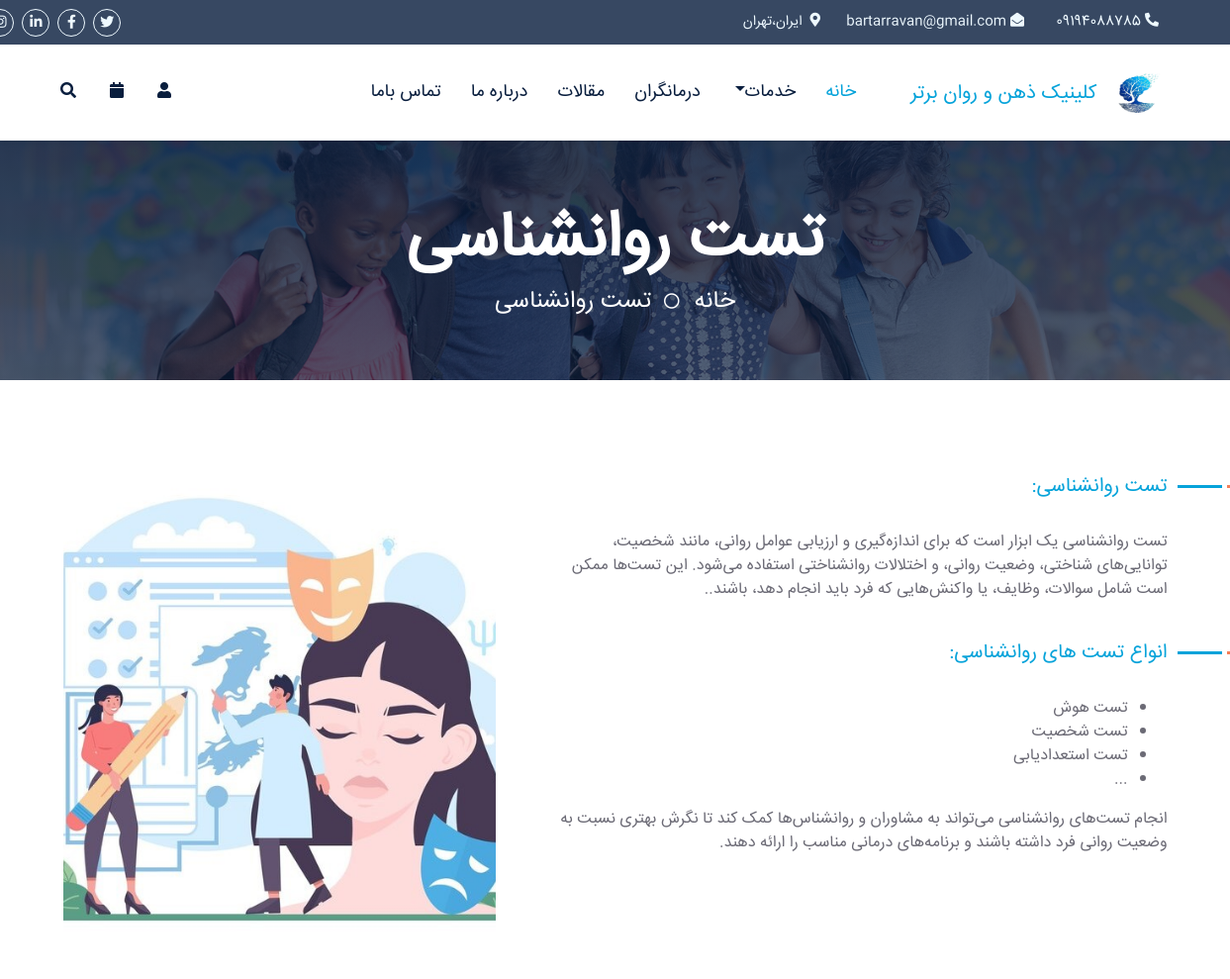
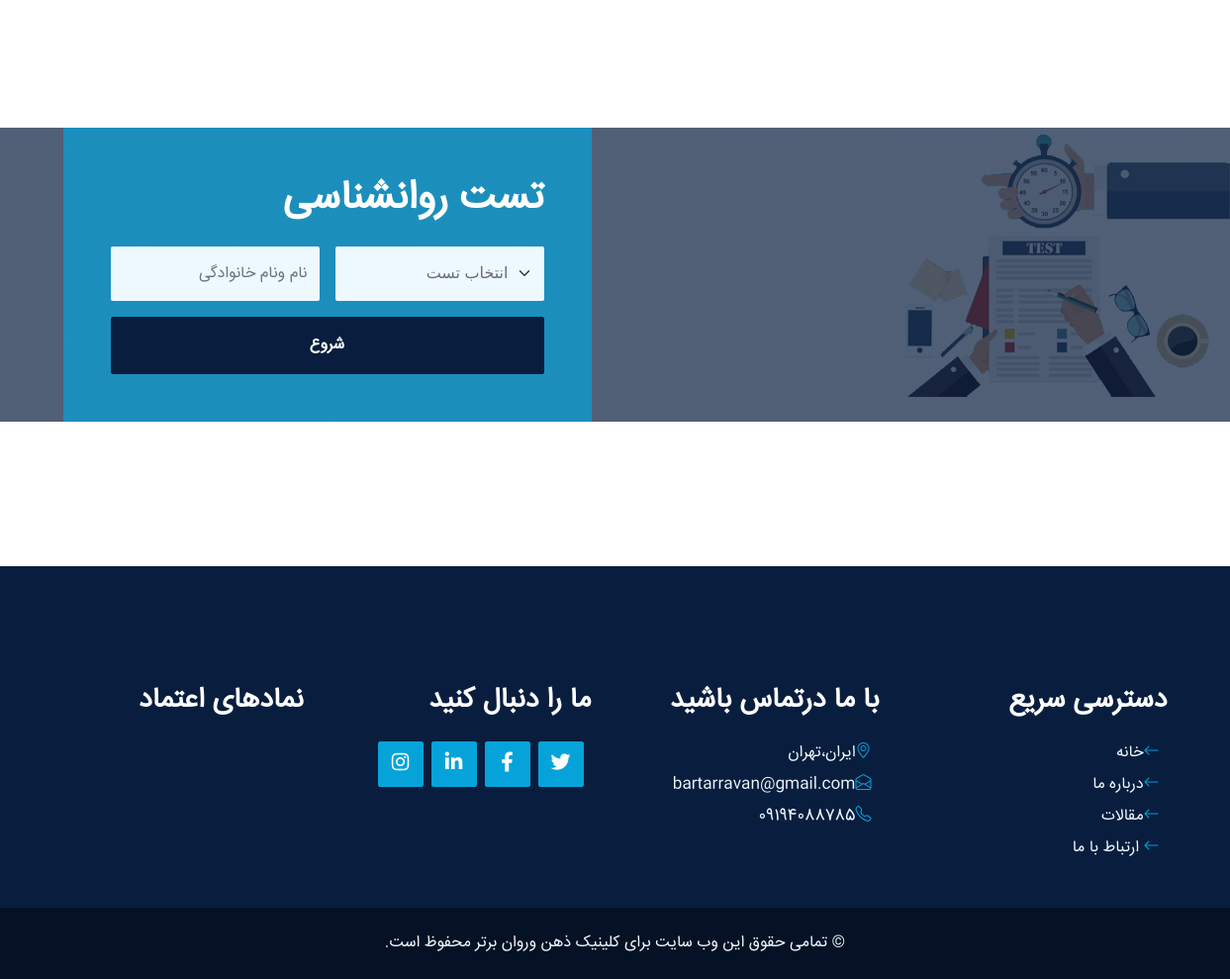
Page /test/ on the committed database (2 pictures, top to bottom).
### main_app/models.py (models this page shows, shortened)
class ClinicInfoClass(models.Model):
    name = models.CharField(max_length=50, verbose_name="نام کلینیک")
    address = models.TextField(verbose_name="آدرس")
    phoneNumber = models.CharField(max_length=20, verbose_name="شماره تلفن ثابت",null=True)
    mobileNumber = models.CharField(max_length=20, verbose_name="شماره موبایل")
    email = models.EmailField(verbose_name="ایمیل", blank=True, null=True)
    logo = models.ImageField(upload_to='clinic/logo/', verbose_name="لوگو", blank=True, null=True)
    latitude = models.DecimalField(max_digits=9, decimal_places=6, verbose_name="عرض جغرافیایی", blank=True, null=True)
    longitude = models.DecimalField(max_digits=9, decimal_places=6, verbose_name="طول جغرافیایی", blank=True, null=True)
    instagram = models.URLField(verbose_name="لینک اینستاگرام", blank=True, null=True)
    youtube = models.URLField(verbose_name="لینک یوتیوب", blank=True, null=True)
    linkedin = models.URLField(verbose_name="لینک لینکدین", blank=True, null=True)
    facebook = models.URLField(verbose_name="لینک فیسبوک", blank=True, null=True)
    twitter = models.URLField(verbose_name="لینک توییتر", blank=True, null=True)

class staticcontentClass (models.Model):
    key=models.CharField(max_length=15,verbose_name="کلید")
    txt=RichTextField(verbose_name="متن")
    title=models.CharField(max_length=100,null=True,verbose_name="عنوان")
    class Meta:
        verbose_name = "متن ثابت"
        verbose_name_plural = "متون ثابت"

class staticphotoClass (models.Model):
    key=models.CharField(max_length=15,verbose_name="کلید")
    img=models.ImageField(upload_to="photo",verbose_name="تصویر")
    title=models.CharField(max_length=100,null=True,verbose_name="عنوان")

### main_app/views.py (the view)
# urls.py: path('test/', test),
def test(request):
    stc=staticcontentClass.objects.filter(key='test')
    stp=staticphotoClass.objects.filter(key='test')
    cinfo=ClinicInfoClass.objects.all()
    if request.user.is_authenticated:
        reservation = reservationClass.objects.filter(user=request.user, status='cart')
        order=orderClass.objects.filter(user=request.user, status='cart').first()
    else:
        reservation = None
        order=None
    return render(request,'main_app/test.html',context={"cnt":stc,"ph":stp,"cinfo":cinfo,"reservation":reservation,"order":order})

### main_app/templates/main_app/test.html (shortened to what this page needs)
{%extends "main_app/layout.html"%}
{% load static %}
{%block "titlepage"%}
تست روانشناسی
{%endblock%}
{%block "homepage"%}
خانه
{%endblock%}
{%block "titlepage2"%}
تست روانشناسی
{%endblock%}
{%block "content"%}
<div class="container-fluid py-5 wow fadeInUp" data-wow-delay="0.1s" style="direction: rtl;">
    <div class="container">
        <div class="row g-5">
            <div class="col-lg-7">
                <div class="section-title mb-4">
                    <h5 class="position-relative d-inline-block text-primary text-uppercase">  {{cnt.0.title|safe}}</h5>
                </div>
                <p class="mb-4"> {{cnt.0.txt|safe}} </p>
                <br/>
                <div class="section-title mb-4">
                <h5 class="position-relative d-inline-block text-primary text-uppercase">  {{cnt.1.title|safe}} </h5>
                </div>
                <p class="mb-4">
                    {{cnt.1.txt|safe}}
               </p>
            </div>
            <div class="col-lg-5" style="min-height: 500px;">
                <div class="position-relative h-100">
                    <img class="position-absolute w-100 h-100 rounded wow zoomIn" data-wow-delay="0.9s" src="{{ph.0.img.url}}" alt="روانشناسی" style="object-fit: cover;">
                </div>
            </div>
        </div>
    </div>
</div>
<div class="container-fluid bg-primary bg-appointment3 mb-5 wow fadeInUp" data-wow-delay="0.1s" style="margin-top: 90px; direction:rtl">
    <div class="container">
        <div class="row gx-5">
            <div class="col-lg-6 py-5">
                <div class="py-5">
                </div>
            </div>
            <div class="col-lg-6">
                <div class="appointment-form h-100 d-flex flex-column justify-content-center text-center p-5 wow zoomIn" data-wow-delay="0.6s">
                    <h1 class="text-white mb-4">تست روانشناسی</h1>
                    <form>
                        <div class="row g-3">
                            <div class="col-12 col-sm-6">
                                <select class="form-select bg-light border-0" style="height: 55px;">
                                    <option selected>انتخاب تست</option>
                                </select>
                            </div>
                            <div class="col-12 col-sm-6">
                                <input type="text" class="form-control bg-light border-0" placeholder="نام ونام خانوادگی" style="height: 55px;">
                            </div>
                            <div class="col-12">
                                <button class="btn btn-dark w-100 py-3" type="submit">شروع</button>
                            </div>
                        </div>
                    </form>
                </div>
            </div>
        </div>
    </div>
</div>
{%endblock%}

### main_app/templates/main_app/layout.html (shortened to what this page needs)
<!DOCTYPE html>
<html lang="en">
<head>
    {%load static%}
    <link href="https://cdnjs.cloudflare.com/ajax/libs/font-awesome/5.10.0/css/all.min.css" rel="stylesheet">
    <link href="https://cdn.jsdelivr.net/npm/bootstrap-icons@1.4.1/font/bootstrap-icons.css" rel="stylesheet">
    <link href="{%static 'main_app/'%}lib/owlcarousel/assets/owl.carousel.min.css" rel="stylesheet">
    <link href="{%static 'main_app/'%}lib/animate/animate.min.css" rel="stylesheet">
    <link href="{%static 'main_app/'%}lib/tempusdominus/css/tempusdominus-bootstrap-4.min.css" rel="stylesheet" />
    <link href="{%static 'main_app/'%}lib/twentytwenty/twentytwenty.css" rel="stylesheet" />
    <link href="{%static 'main_app/'%}css/bootstrap.min.css" rel="stylesheet">
    <link href="{%static 'main_app/'%}css/style.css" rel="stylesheet">
</head>
<body>
    <div class="container-fluid  px-5 d-none d-lg-block" style="font-family: myfont; background-color:#091e3ecf ">
        <div class="row gx-0" style="direction: rtl;">
            <div class="col-lg-8 text-center text-lg-start mb-2 mb-lg-0">
                <div class="d-inline-flex align-items-center" style="height: 45px; margin-left: 390px;">
                    {%for i in cinfo%}
                    <small class="me-3 text-light" style="width: 120px; text-align:right"><i class="fa fa-phone-alt me-2"></i>&nbsp;{{i.mobileNumber}}</small>
                    <small class="me-3 text-light" style="width: 190px; text-align:right"><i class="fa fa-envelope-open me-2"></i>&nbsp;{{i.email}}</small>
                    <small class="me-3 text-light" style="width: 400px; text-align:right"><i class="fa fa-map-marker-alt me-2"></i>&nbsp; {{i.address}}</small>
                </div>
            </div>
            <div class="col-lg-4 text-center text-lg-end" style="padding-right: 300px;">
                <div class="d-inline-flex align-items-center" style="height: 45px;">
                    <a class="btn btn-sm btn-outline-light btn-sm-square rounded-circle me-2" href="{{i.twitter}}"><i class="fab fa-twitter fw-normal"></i></a>
                    <a class="btn btn-sm btn-outline-light btn-sm-square rounded-circle me-2" href="{{i.facebook}}"><i class="fab fa-facebook-f fw-normal"></i></a>
                    <a class="btn btn-sm btn-outline-light btn-sm-square rounded-circle me-2" href="{{i.linkedin}}"><i class="fab fa-linkedin-in fw-normal"></i></a>
                    <a class="btn btn-sm btn-outline-light btn-sm-square rounded-circle me-2" href="{{i.instagram}}"><i class="fab fa-instagram fw-normal"></i></a>
                </div>
            </div>
        </div>
    </div>
   <nav class="navbar navbar-expand-lg bg-white navbar-light shadow-sm px-5 py-3 py-lg-0" style="direction: rtl;">
    <a href="index.html" class="navbar-brand p-0">
        <h5 class="m-0 text-primary">
            <img src="{{i.logo.url}}" alt="لوگوی کلینیک روانشناسی ذهن و روان برتر" width="65" height="40">
            کلینیک ذهن و روان برتر
        </h5>
        {%endfor%}
    </a>
    <div class="collapse navbar-collapse" id="navbarCollapse" style="margin-right: 40px;">
        <div class="navbar-nav ms-auto py-0">
            <a href="/" class="nav-item nav-link active">خانه</a>
            <div class="nav-item dropdown">
                <a href="#" class="nav-link dropdown-toggle" data-bs-toggle="dropdown">خدمات</a>
            </div>
            <a href="/team" class="nav-item nav-link">درمانگران</a>
            <a href="/article" class="nav-item nav-link">مقالات</a>
            <a href="/about" class="nav-item nav-link">درباره ما</a>
            <a href="/contact" class="nav-item nav-link">تماس باما</a>
        </div>
    </div>
    <div class="d-none d-lg-flex align-items-center">
{%if user.is_authenticated%}
         <div class="dropdown">
            <button class="btn  dropdown-toggle  text-dark me-2" type="button" id="userDropdown" data-bs-toggle="dropdown" aria-expanded="false">
            <i class="fa fa-user"></i>
            </button>
           <ul class="dropdown-menu" aria-labelledby="userDropdown" style="text-align:right">
            <li><h6 class="dropdown-item text-primary" > {{user.first_name}}  {{user.last_name}}</h6></li>
           <li><a class="dropdown-item" href="/panel">حساب کاربری</a></li>
            <li><a class="dropdown-item" href="/logout" >خروج</a></li>
           </ul>
        </div>
{%else%}
        <button type="button" class="btn text-dark me-2" data-bs-toggle="modal" data-bs-target="#userModal">
            <i class="fa fa-user"></i>
        </button>
{%endif%}
{%if user.is_authenticated%}
        <div class="dropdown1" style="width: auto; position: relative; " >
            <button class="btn  dropdown-toggle  text-dark me-2" type="button" id="bagDropdown" data-bs-toggle="dropdown" aria-expanded="false">
            <i class="fa fa-calendar"></i>
            </button>
           <ul class="dropdown-menu p-3 shadow-lg " aria-labelledby="bagDropdown" style="text-align:right" >
            {% if reservation %}
            <li class="dropdown-header text-primary">نوبت‌ها<i class="fa fa-clock me-2 "></i></li>
                {% for reservation in reservation %}
                <li>
                    <h6 class="dropdown-item text-dark">
                        {{ reservation.appointment.therapeutist.name }}<br>
                        {{ reservation.appointment.schedule.start_time }} - {{ reservation.appointment.schedule.end_time }}|
                        {{ reservation.appointment.schedule.date }}
                    </h6>
                {%endfor%}
                    <a href="/checkoutR/" class="btn btn-sm btn-outline-primary">
                        پرداخت
                    </a>
                </li>
        <hr class="dropdown-divider">
            {%endif%}
            {%if order%}
            <li class="dropdown-header text-primary">کارگاه‌ها<i class="fa fa-calendar-alt me-2"></i></li>
                {% for i in order.items.all %}
                <li>
                    <h6 class="dropdown-item text-dark">
                        {{ i.service.title }}<br>
                        تاریخ شروع:
                        {{ i.service.srv.first.startw }}
                    </h6>
                {%endfor%}
                    <a href="/checkout/" class="btn btn-sm btn-outline-primary">
                        پرداخت
                    </a>
                </li>
                    <hr class="dropdown-divider">
            {% endif %}
           </ul>
        </div>
{%else%}
        <button type="button" class="btn text-dark me-2" data-bs-toggle="modal" data-bs-target="#bagModal">
            <i class="fa fa-calendar"></i>
        </button>
{%endif%}
        <button type="button" class="btn text-dark me-2" data-bs-toggle="modal" data-bs-target="#searchModal">
            <i class="fa fa-search"></i>
        </button>
    </div>
</nav>
    <div class="container-fluid bg-primary py-5 hero-header1 mb-5">
        <div class="row py-3">
            <div class="col-12 text-center">
                <h1 class="display-3 text-white animated zoomIn">
                    {%block "titlepage"%}
                    {%endblock%}
                </h1>
                <a href=" " class="h4 text-white">
                    {%block "homepage"%}
                    {%endblock%}
                </a>
                <i class="far fa-circle text-white px-2"></i>
                <a href=" " class="h4 text-white">
                    {%block "titlepage2"%}
                    {%endblock%}
                </a>
            </div>
        </div>
    </div>
                    {%block "content"%}
                    {%endblock%}
    <div class="container-fluid position-relative pt-5 wow fadeInUp" data-wow-delay="0.1s" style="z-index: 1; direction:rtl ">
    </div>
    <div class="container-fluid bg-dark text-light py-5 wow fadeInUp" data-wow-delay="0.3s" style="margin-top: 50px; direction:rtl">
        <div class="container pt-5">
            <div class="row g-5 pt-4">
                <div class="col-lg-3 col-md-6">
                    <h3 class="text-white mb-4">دسترسی سریع</h3>
                    <div class="d-flex flex-column justify-content-start">
                        <a class="text-light mb-2" href="/"><i class="bi bi-arrow-left text-primary me-2"></i>خانه</a>
                        <a class="text-light mb-2" href="/about"><i class="bi bi-arrow-left text-primary me-2"></i>درباره ما</a>
                        <a class="text-light mb-2" href="/article"><i class="bi bi-arrow-left text-primary me-2"></i>مقالات</a>
                        <a class="text-light" href="/contact"><i class="bi bi-arrow-left text-primary me-2"></i> ارتباط با ما</a>
                    </div>
                </div>
                <div class="col-lg-3 col-md-6">
                    <h3 class="text-white mb-4">با ما درتماس باشید</h3>
                    {%for i in cinfo%}
                    <p class="mb-2"><i class="bi bi-geo-alt text-primary me-2"></i>{{i.address}}</p>
                    <p class="mb-2"><i class="bi bi-envelope-open text-primary me-2"></i>{{i.email}}</p>
                    <p class="mb-0"><i class="bi bi-telephone text-primary me-2"></i>{{i.mobileNumber}}</p>
                </div>
                <div class="col-lg-3 col-md-6">
                    <h3 class="text-white mb-4">ما را دنبال کنید</h3>
                    <div class="d-flex">
                        <a class="btn btn-lg btn-primary btn-lg-square rounded me-2" href="{{i.twitter}}"><i class="fab fa-twitter fw-normal"></i></a>
                        <a class="btn btn-lg btn-primary btn-lg-square rounded me-2" href="{{i.facebook}}"><i class="fab fa-facebook-f fw-normal"></i></a>
                        <a class="btn btn-lg btn-primary btn-lg-square rounded me-2" href="{{i.linkedin}}"><i class="fab fa-linkedin-in fw-normal"></i></a>
                        <a class="btn btn-lg btn-primary btn-lg-square rounded me-2" href="{{i.instagram}}"><i class="fab fa-instagram fw-normal"></i></a>
                    </div>
                    {%endfor%}
                </div>
                <div class="col-lg-3 col-md-6">
                    <h3 class="text-white mb-4">نمادهای اعتماد</h3>
                    <div class="d-flex flex-column justify-content-start">
                        <a target='_blank' href=''></a>
                    </div>
                </div>
            </div>
        </div>
    </div>
    <div class="container-fluid text-light py-4" style="background: #051225;">
              <div class="container">
                <div class="row g-0">
                    <div class="text-center text-md-start">
                        <p class="mb-md-0" style="text-align: center;"> .تمامی حقوق این وب سایت برای کلینیک ذهن وروان برتر محفوظ است  &copy; </p>
                    </div>
                </div>
            </div>
    </div>
</body>
</html>

### rows in the picture
ClinicInfoClass: mobileNumber "09194088785", email "bartarravan@gmail.com", address "ایران،تهران", logo (picture)
staticcontentClass: title "تست روانشناسی:", txt "تست روانشناسی یک ابزار است که برای اندازه‌گیری و ارزیابی عوامل روانی، مانند شخصیت، توانایی‌های شناختی، وضعیت روانی، و اختلالات روانشناختی استفاده می‌شود. این تست‌ها ممکن است شامل سوالات، وظایف، یا واکنش‌هایی که فرد باید انجام دهد، باشند.."
staticcontentClass: title "انواع تست های روانشناسی:", txt "تست هوش تست شخصیت تست استعدادیابی ... انجام تست‌های روانشناسی می‌تواند به مشاوران و روانشناس‌ها کمک کند تا نگرش بهتری نسبت به وضعیت روانی فرد داشته باشند و برنامه‌های درمانی مناسب را ارائه دهند."
staticphotoClass: img (picture)
